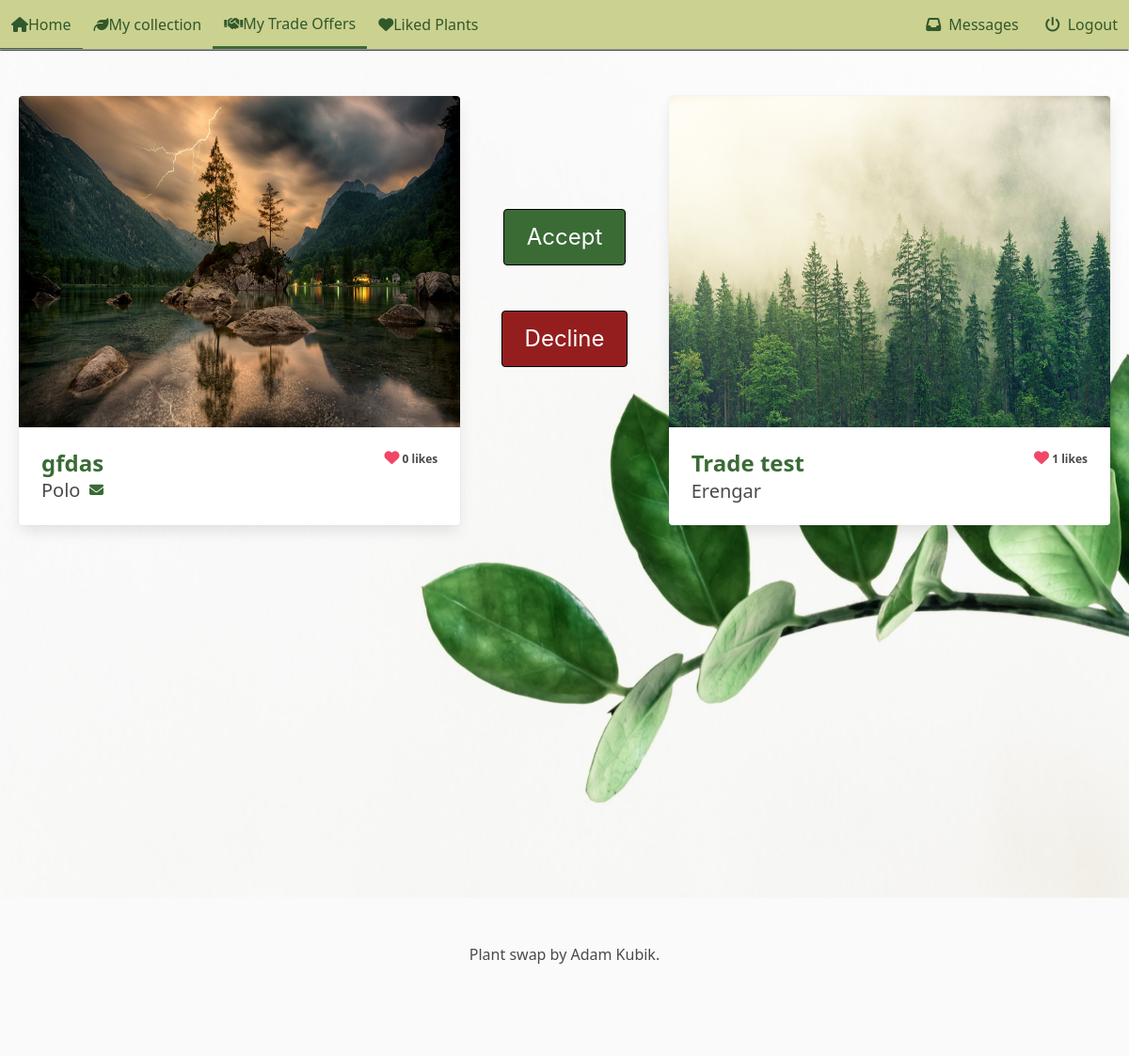
The page /accounts/trades/14/ (signed in) on the database its author committed.
### plant_collection/models.py (models this page shows, shortened)
class Image(models.Model):
    plant = models.ForeignKey(Plant, on_delete=models.CASCADE, related_name='picture')
    image = models.ImageField(upload_to='pics')

class Trade(models.Model):
    plant_offered = models.ForeignKey(Plant, on_delete=models.CASCADE, related_name='trades_offered')
    plant_requested = models.ForeignKey(Plant, on_delete=models.CASCADE, related_name='trades_requested')
    initiator = models.ForeignKey(settings.AUTH_USER_MODEL, on_delete=models.CASCADE, related_name='trades_initiated')
    recipient = models.ForeignKey(settings.AUTH_USER_MODEL, on_delete=models.CASCADE, related_name='trades_received')
    accepted = models.BooleanField(null=True, blank=True)
    offered_finalized = models.BooleanField(default=False)
    requested_finalized = models.BooleanField(default=False)
    finalized = models.BooleanField(default=False)
    created = models.DateTimeField(auto_now_add=True, null=True, blank=True)
    class Meta:
        unique_together = ['plant_offered', 'plant_requested']

class Plant(models.Model):
    nick_name = models.CharField(
        max_length=64,
        validators=[MinLengthValidator(3)],
        unique=True)
    created = models.DateTimeField(auto_now_add=True, null=True, blank=True)
    updated = models.DateTimeField(auto_now=True, null=True, blank=True)
    species = models.ForeignKey(Species, on_delete=models.SET_NULL, blank=True, null=True, related_name='plants')
    owner = models.ForeignKey(settings.AUTH_USER_MODEL, on_delete=models.PROTECT, related_name='plants')
    slug = models.SlugField(default='bugged-plant')
    for_trade = models.BooleanField(default=False)
    likes = models.ManyToManyField(User, related_name= 'liked')
    def number_of_likes(self):
        return self.likes.count()

### accounts/views.py (the view, shortened to what this page needs)
# urls.py: path('trades/<int:pk>/', views.trade_view.as_view(), name='trade'),
class trade_view(LoginRequiredMixin, generic.DetailView):
    template_name = 'accounts/trade.html'
    model = Trade
    def get(self, request, pk):
        trade = get_object_or_404(Trade, pk=pk)
        context = {'trade':trade}
        return render(request, self.template_name, context)

### accounts/templates/accounts/trade.html (shortened to what this page needs)
{% extends "base.html" %}
{% load static %}
{% block header %}
<link rel="stylesheet" href="{% static 'plant_collection/css/trade.css' %}">
<link rel="stylesheet" href="{% static 'plant_collection/css/plant.css' %}">
{% endblock %}
{% block content %}
    <div class='columns mx-2'>
        <div class='column is-5 mt-6'>
            <div class='card carousel_box'>
                <div class='card-image'>
                    {% for picture in trade.plant_offered.picture.all %}
                    <div class='carousel_image'>
                        <figure class='image is-4by3'>
                                <img class='carousel' src="{{ picture.image.url }}" alt="Picture of a plant">
                        </figure>
                    </div>
                    {% endfor %}
                </div>
                <div class='card-content'>
                    <div class='columns is-mobile'>
                        <div class='column is-half'>
                            <div class='title is-size-4-desktop is-size-5-touch'><a id="offerer" href="{% url 'plant_collection:plant_view' slug=trade.plant_offered.slug %}">{{trade.plant_offered.nick_name}}</a></div>
                            <div class='subtitle is-size-5-desktop is-size-6-touch'>
                                {% if user == trade.plant_offered.owner %}
                                <span>{{trade.plant_offered.owner}}</span>
                                {% else %}
                                <span class='icon-text'>
                                    <span>{{trade.plant_offered.owner}}</span>
                                    <span class='icon'>
                                        <a href="{% url 'accounts:write_message' name=trade.plant_offered.owner %}"><i class="fa-solid fa-envelope fa-xs"></i></a>
                                    </span>
                                </span>
                                {% endif %}
                            </div>
                        </div>
                        <div class='column is-half'>
                            <div class='is-pulled-right is-size-7 has-text-weight-bold'><i class="fa-solid fa-heart has-text-danger is-size-6"></i> {{trade.plant_offered.number_of_likes}} likes</div>
                        </div>
                    </div>
                </div>
            </div>
        </div>
        <form class='column is-2 custom-vcentered' method="post">
            {% if trade.accepted and not trade.finalized%}
            <div class="is-flex" style='gap:5vw'>
                {% if trade.plant_offered.owner == user %}
                    {% if trade.offered_finalized %}
                    <a tabindex=0><i class="fa-solid fa-circle-check is-size-1 green-check sendable"></i></a>
                    {% elif not trade.offered_finalized %}
                    <a tabindex=0><i class="fa-solid fa-circle-check is-size-1 red-check sendable"></i></a>
                    {% endif %}
                {% else %}
                    {% if trade.offered_finalized %}
                    <i class="fa-solid fa-circle-check is-size-1 green-check-inactive"></i>
                    {% elif not trade.offered_finalized %}
                    <i class="fa-solid fa-circle-check is-size-1 red-check-inactive"></i>
                    {% endif %}
                {% endif %}
                {% if trade.plant_requested.owner == user %}
                    {% if trade.requested_finalized %}
                    <a tabindex=0><i class="fa-solid fa-circle-check is-size-1 green-check sendable"></i></a>
                    {% elif not trade.requested_finalized %}
                    <a tabindex=0><i class="fa-solid fa-circle-check is-size-1 red-check sendable"></i></a>
                    {% endif %}
                {% else %}
                    {% if trade.requested_finalized %}
                    <i class="fa-solid fa-circle-check is-size-1 green-check-inactive"></i>
                    {% elif not trade.requested_finalized %}
                    <i class="fa-solid fa-circle-check is-size-1 red-check-inactive"></i>
                    {% endif %}
                {% endif %}
            </div>
            {% elif not trade.accepted and not trade.finalized %}
            <div>
                {% if trade.accepted == False %}
                <div class='is-flex is-justify-content-center is-vcentered mt-6'>
                    <input disabled class='button decline-button is-large is-responsive' id='decline-button' type='submit' value='Declined'>
                </div>
                {% elif trade.accepted == null and user == trade.initiator %}
                <div class='is-flex is-justify-content-center is-vcentered mt-6'>
                    <input class='button decline-button is-large is-responsive' id='decline-button' type='submit' value='Retract' name='retract'>
                </div>
                {% else %}
                <div class='is-flex is-justify-content-center is-vcentered'>
                    <input class='button forest-green-button is-large is-responsive' id='accepted-button' type='submit' value='Accept' name='accept'>
                </div>
                <div class='is-flex is-justify-content-center is-vcentered mt-6'>
                    <input class='button decline-button is-large is-responsive' id='decline-button' type='submit' value='Decline' name='decline'>
                </div>
                {% endif %}
            </div>
            {% elif trade.finalized %}
            <div class="is-flex container">
                <i class="fa-solid fa-circle-check is-size-1 green-check-inactive"></i>
                <i class="fa-solid fa-circle-check is-size-1 green-check-inactive"></i>
            </div>
            {% endif %}
        </form>
        <div class='column is-5 mt-6'>
            <div class='card carousel_box'>
                <div class='card-image'>
                    {% if trade.plant_requested.picture.count > 1 %}
                    <div class='columns is-overlay overlay-element is-mobile' style='z-index: 2; position:absolute; margin-bottom:0 '>
                        <div class='column arrow' tabindex=0 id='left-arrow1'></div>
                        <div class='column arrow' tabindex=0 id='right-arrow1'></div>
                    </div>
                    {% endif %}
                    {% for picture in trade.plant_requested.picture.all %}
                    <div class='carousel_image1'>
                        <figure class='image is-4by3'>
                                <img class='carousel' src="{{ picture.image.url }}" alt="Picture of a plant">
                        </figure>
                    </div>
                    {% endfor %}
                </div>
                <div class='card-content'>
                    <div class='columns is-mobile'>
                        <div class='column is-half'>
                            <div class='title is-size-4-desktop is-size-5-touch'><a id="requester" href="{% url 'plant_collection:plant_view' slug=trade.plant_requested.slug %}">{{trade.plant_requested.nick_name}}</a></div>
                            <div class='subtitle is-size-5-desktop is-size-6-touch'>
                                {% if user == trade.plant_requested.owner %}
                                <span>{{trade.plant_requested.owner}}</span>
                                {% endif %}
                            </div>
                        </div>
                        <div class='column is-half'>
                            <div class='is-pulled-right is-size-7 has-text-weight-bold'><i class="fa-solid fa-heart has-text-danger is-size-6"></i> {{trade.plant_requested.number_of_likes}} likes</div>
                        </div>
                    </div>
                </div>
            </div>
        </div>
    </div>
{% endblock content %}

### plant_collection/static/plant_collection/css/coloring.css (style rules this page uses)
a { color: #3A6B35 ; }
.forest-green-button { background-color: #3A6B35; color: white; border: 1px solid black; }
.decline-button { background-color: hsl(0, 66%, 35%); color: white; border: 1px solid black; }

### plant_collection/static/plant_collection/css/trade.css (style rules this page uses)
.custom-vcentered { display: flex; justify-content: center; align-items: center; }

### plant_collection/static/plant_collection/css/plant.css (style rules this page uses)
.arrow { margin-top: 0.75rem; }
#right-arrow1 { margin-right: 0.75rem; margin-left: 30vw; }
#left-arrow1 { margin-left: 0.75rem; margin-right:0vw; }

### rows shown on the page
Image: image (picture)
Trade: plant_offered.nick_name "gfdas", plant_offered.owner "Polo", plant_offered.number_of_likes "0", plant_requested.nick_name "Trade test", plant_requested.owner "Erengar", plant_requested.number_of_likes "1"
Image: image (picture)
